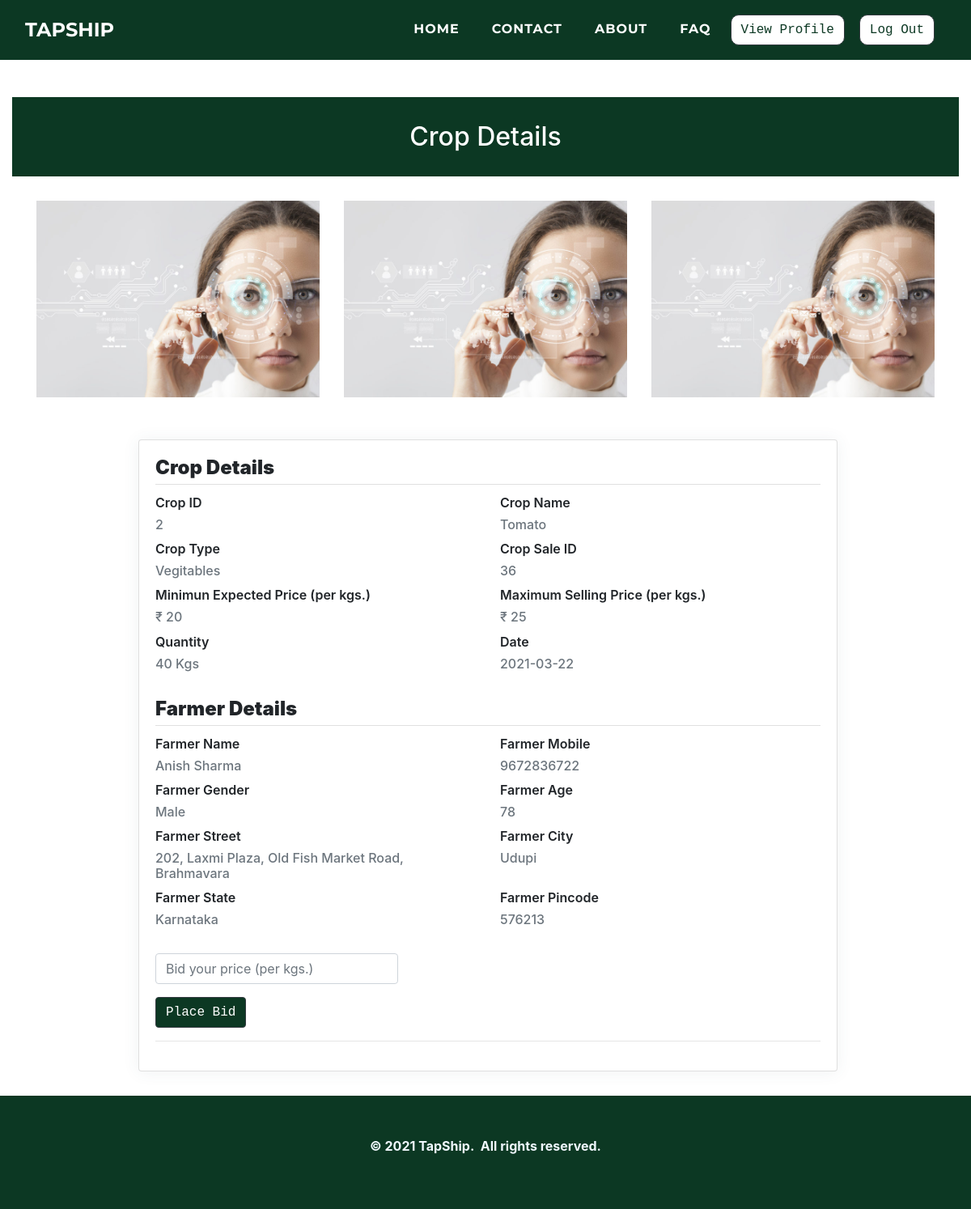
/customers/viewcrop.php?cr_id=36 (signed in), run on the app's committed database.
### tables this page shows
CREATE TABLE `cropsale` (
  `cr_id` int(11) NOT NULL,
  `cr_f_mobile` varchar(10) NOT NULL,
  `cr_cro_id` int(11) NOT NULL,
  `cr_quantity` varchar(10) NOT NULL,
  `cr_img1` varchar(500) NOT NULL,
  `cr_img2` varchar(500) NOT NULL,
  `cr_img3` varchar(500) NOT NULL,
  `cr_mep` varchar(10) NOT NULL,
  `cr_date` date NOT NULL,
  `cr_status` varchar(10) NOT NULL
);

CREATE TABLE `cropdetails` (
  `cro_id` int(11) NOT NULL,
  `cro_name` varchar(50) NOT NULL,
  `cro_type` varchar(25) NOT NULL,
  `cro_msp` float NOT NULL
);

CREATE TABLE `farmer` (
  `f_id` int(11) NOT NULL,
  `f_name` varchar(50) NOT NULL,
  `f_mobile` varchar(25) NOT NULL,
  `f_gender` varchar(25) NOT NULL,
  `f_age` varchar(10) NOT NULL,
  `f_street` varchar(50) NOT NULL,
  `f_city` varchar(25) NOT NULL,
  `f_state` varchar(25) NOT NULL,
  `f_pincode` varchar(10) NOT NULL,
  `f_aadhar` varchar(25) NOT NULL,
  `f_aadharpdf` varchar(500) NOT NULL,
  `f_pan` varchar(25) NOT NULL,
  `f_panpdf` varchar(500) NOT NULL,
  `f_photo` varchar(500) NOT NULL,
  `f_password` varchar(25) NOT NULL,
  `f_approve` varchar(10) NOT NULL,
  `f_bankholder` varchar(100) NOT NULL,
  `f_bankaccount` varchar(100) NOT NULL,
  `f_bankifsc` varchar(100) NOT NULL,
  `f_bankname` varchar(200) NOT NULL,
  `f_bankbranch` varchar(100) NOT NULL,
  `f_bankpassbook` varchar(200) NOT NULL
);

### customers/viewcrop.php (the view, shortened to what this page needs)
<!DOCTYPE html>
<html>
<head>
    <link rel="stylesheet" href="../assets/bootstrap/css/bootstrap.min.css">
    <link rel="stylesheet" href="../assets/fonts/font-awesome.min.css">
    <link rel="stylesheet" href="../assets/fonts/ionicons.min.css">
    <link rel="stylesheet" href="../assets/css/Article-List.css">
    <link rel="stylesheet" href="../assets/css/Footer-Dark.css">
    <link rel="stylesheet" href="../assets/css/Highlight-Blue.css">
    <link rel="stylesheet" href="https://cdnjs.cloudflare.com/ajax/libs/animate.css/3.5.2/animate.min.css">
    <link rel="stylesheet" href="https://cdnjs.cloudflare.com/ajax/libs/aos/2.2.0/aos.css">
    <link rel="stylesheet" href="../assets/css/Login-Form-Clean.css">
    <link rel="stylesheet" href="../assets/css/table-style.css">
    <link rel="stylesheet" href="../assets/css/profile.css">
    <link href='https://maxcdn.bootstrapcdn.com/bootstrap/4.0.0/css/bootstrap.min.css' rel='stylesheet'>
    <link href='https://cdnjs.cloudflare.com/ajax/libs/MaterialDesign-Webfont/3.6.95/css/materialdesignicons.css' rel='stylesheet'>
</head>
<body oncontextmenu='return false' class='snippet-body'>
    <div class="page-content page-container" id="page-content">
        <nav class="navbar navbar-light navbar-expand-lg fixed-top text-uppercase" id="mainNav" style="background: #0c3823;">
            <div class="container-fluid">
                <a class="navbar-brand js-scroll-trigger" data-bs-hover-animate="pulse" href="../index.php" style="font-family: Montserrat, sans-serif;">TAPSHIP</a>
                <div class="collapse navbar-collapse" id="navbarResponsive">
                    <ul class="nav navbar-nav ml-auto">
                        <li class="nav-item mx-0 mx-lg-1"><a class="nav-link py-3 px-0 px-lg-3 rounded js-scroll-trigger" data-bs-hover-animate="pulse" href="../index.php" style="filter: contrast(100%) grayscale(0%) hue-rotate(0deg) invert(0%) sepia(0%);">HOME</a></li>
                        <li class="nav-item mx-0 mx-lg-1"><a class="nav-link py-3 px-0 px-lg-3 rounded js-scroll-trigger" data-bs-hover-animate="pulse" href="../contact.php">CONTACT</a></li>
                        <li class="nav-item mx-0 mx-lg-1"><a class="nav-link py-3 px-0 px-lg-3 rounded js-scroll-trigger" data-bs-hover-animate="pulse" href="../about.php">ABOUT</a></li>
                        <li class="nav-item mx-0 mx-lg-1"><a class="nav-link py-3 px-0 px-lg-3 rounded js-scroll-trigger" data-bs-hover-animate="pulse" href="../faq.php">FAQ</a></li>
                        <li class="nav-item mx-0 mx-lg-1"><a href="../customers/profile.php"><button class="btn btn-dark text-monospace" data-bs-hover-animate="pulse" type="button" style="margin: 10px;background: rgb(255,255,255);color: #0c3823;margin-left: 0;border-radius: 10px;">View Profile</button></a></li>
                        <li class="nav-item mx-0 mx-lg-1"><a href="../customers/logout-script.php"><button class="btn btn-dark text-monospace" data-bs-hover-animate="pulse" type="button" style="margin: 10px;background: rgb(255,255,255);color: #0c3823;margin-left: 0;border-radius: 10px;">Log Out</button></a></li>
                    </ul>
                </div>
            </div>
        </nav>
        <div class="features-boxed">
            <div class="container-fluid" style="background: #ffffff;">
                <div class="intro" style="background: #0c3823;margin-top: 120px;margin-bottom: 30px;">
                    <h2 class="text-center" data-aos="fade" style="color: rgb(255,255,255);padding: 30px;margin-bottom: 0px;">Crop Details</h2>
                </div>
            </div>
        </div>
    </div>
    <?php
    $con = mysqli_connect("localhost", "root", "", "tapship");
    $cr_id = $_GET['cr_id'];
    $query = "SELECT CD.cro_id, CD.cro_name, CD.cro_type, CD.cro_msp, CS.cr_id, CS.cr_f_mobile, CS.cr_cro_id, CS.cr_quantity, CS.cr_mep, CS.cr_date, CS.cr_status, CS.cr_img1, CS.cr_img2, CS.cr_img3, f.f_name, f.f_mobile, f.f_gender, f.f_age, f.f_street, f.f_city, f.f_state, f.f_pincode
    FROM cropdetails CD, cropsale CS, farmer f where CD.cro_id=CS.cr_cro_id AND f.f_mobile=CS.cr_f_mobile AND CS.cr_id = $cr_id
    ORDER BY CS.cr_id DESC";
    $result = mysqli_query($con, $query);
    while ($res = mysqli_fetch_assoc($result)) {
        $cro_id =  $res['cro_id'];
        $cro_name =  $res['cro_name'];
        $cro_type =  $res['cro_type'];
        $cro_msp =  $res['cro_msp'];
        $cr_id = $res['cr_id'];
        $cr_quantity = $res['cr_quantity'];
        $cr_mep = $res['cr_mep'];
        $cr_date = $res['cr_date'];
        $cr_status = $res['cr_status'];
        $cr_img1 = $res['cr_img1'];
        $cr_img2 = $res['cr_img2'];
        $cr_img3 = $res['cr_img3'];
        $f_name = $res['f_name'];
        $f_mobile =  $res['f_mobile'];
        $f_gender = $res['f_gender'];
        $f_age = $res['f_age'];
        $f_street = $res['f_street'];
        $f_city = $res['f_city'];
        $f_state = $res['f_state'];
        $f_pincode = $res['f_pincode'];
    }
    ?>
    <div>
        <div class="container">
            <div class="row">
                <div class="col-lg-4 col-md-6 col-sm-12 col-xs-12 cust_blogteaser" data-bs-hover-animate="bounce" style="padding-bottom:20px;margin-bottom:32px;"><a href="#"><img class="img-fluid" style="width:100%;" src="../farmers/<?php echo  $cr_img1; ?>"></a>
                </div>
                <div class="col-lg-4 col-md-6 col-sm-12 col-xs-12 cust_blogteaser" style="padding-bottom:20px;margin-bottom:32px;"><a href="#"><img class="img-fluid" data-bs-hover-animate="bounce" style="width:100%;" src="../farmers/<?php echo  $cr_img2; ?>"></a>
                </div>
                <div class=" col-lg-4 col-md-12 col-sm-12 col-xs-12 cust_blogteaser" style="padding-bottom:20px;margin-bottom:32px;"><a href="#"><img class="img-fluid" data-bs-hover-animate="bounce" style="width:100%;" src="../farmers/<?php echo  $cr_img3; ?>"></a>
                </div>
            </div>
        </div>
        <div class="padding">
            <div class="row container d-flex justify-content-center">
                <div class="col-xl-12 col-md-12">
                    <div class="card user-card-full">
                        <div class="row m-l-0 m-r-0">
                            <div class="col-sm-12 col-md-12 col">
                                <div class="card-block">
                                    <h4 class="m-b-20 p-b-5 b-b-default f-w-600"><strong>Crop Details</strong></h4>
                                    <div class="row">
                                        <div class="col-sm-6">
                                            <p class="m-b-10 f-w-600">Crop ID</p>
                                            <h6 class="text-muted f-w-400"><?php echo "$cro_id" ?></h6>
                                        </div>
                                        <div class="col-sm-6">
                                            <p class="m-b-10 f-w-600">Crop Name</p>
                                            <h6 class="text-muted f-w-400"><?php echo "$cro_name" ?></h6>
                                        </div>
                                        <div class="col-sm-6">
                                            <p class="m-b-10 f-w-600">Crop Type</p>
                                            <h6 class="text-muted f-w-400"><?php echo "$cro_type" ?></h6>
                                        </div>
                                        <div class="col-sm-6">
                                            <p class="m-b-10 f-w-600">Crop Sale ID</p>
                                            <h6 class="text-muted f-w-400"><?php echo "$cr_id" ?></h6>
                                        </div>
                                        <div class="col-sm-6">
                                            <p class="m-b-10 f-w-600">Minimun Expected Price (per kgs.)</p>
                                            <h6 class="text-muted f-w-400"><?php echo "₹ $cr_mep" ?></h6>
                                        </div>
                                        <div class="col-sm-6">
                                            <p class="m-b-10 f-w-600">Maximum Selling Price (per kgs.)</p>
                                            <h6 class="text-muted f-w-400"><?php echo "₹ $cro_msp" ?></h6>
                                        </div>
                                        <div class="col-sm-6">
                                            <p class="m-b-10 f-w-600">Quantity</p>
                                            <h6 class="text-muted f-w-400"><?php echo "$cr_quantity Kgs" ?></h6>
                                        </div>
                                        <div class="col-sm-6">
                                            <p class="m-b-10 f-w-600">Date</p>
                                            <h6 class="text-muted f-w-400"><?php echo "$cr_date" ?></h6>
                                        </div>
                                    </div><br>
                                    <h4 class="m-b-20 p-b-5 b-b-default f-w-600"><strong>Farmer Details</strong></h4>
                                    <div class="row">
                                        <div class="col-sm-6">
                                            <p class="m-b-10 f-w-600">Farmer Name</p>
                                            <h6 class="text-muted f-w-400"><?php echo "$f_name" ?></h6>
                                        </div>
                                        <div class="col-sm-6">
                                            <p class="m-b-10 f-w-600">Farmer Mobile</p>
                                            <h6 class="text-muted f-w-400"><?php echo "$f_mobile" ?></h6>
                                        </div>
                                        <div class="col-sm-6">
                                            <p class="m-b-10 f-w-600">Farmer Gender</p>
                                            <h6 class="text-muted f-w-400"><?php echo "$f_gender" ?></h6>
                                        </div>
                                        <div class="col-sm-6">
                                            <p class="m-b-10 f-w-600">Farmer Age</p>
                                            <h6 class="text-muted f-w-400"><?php echo "$f_age" ?></h6>
                                        </div>
                                        <div class="col-sm-6">
                                            <p class="m-b-10 f-w-600">Farmer Street</p>
                                            <h6 class="text-muted f-w-400"><?php echo "$f_street" ?></h6>
                                        </div>
                                        <div class="col-sm-6">
                                            <p class="m-b-10 f-w-600">Farmer City</p>
                                            <h6 class="text-muted f-w-400"><?php echo "$f_city" ?></h6>
                                        </div>
                                        <div class="col-sm-6">
                                            <p class="m-b-10 f-w-600">Farmer State</p>
                                            <h6 class="text-muted f-w-400"><?php echo "$f_state" ?></h6>
                                        </div>
                                        <div class="col-sm-6">
                                            <p class="m-b-10 f-w-600">Farmer Pincode</p>
                                            <h6 class="text-muted f-w-400"><?php echo "$f_pincode" ?></h6>
                                        </div>
                                    </div><br>
                                    <?php
                                    if ($cr_status == 0 || 1) {
                                    ?>
                                        <form method="post" action="placebid.php?cr_id=<?php echo $cr_id; ?> " enctype="multipart/form-data">
                                            <div class="form-group"><input class="form-control" id="cropbid_bidprice" type="text" name="cropbid_bidprice" placeholder="Bid your price (per kgs.)" required="" autofocus="" style="width: 300px;"></div>
                                            <input name="submit" type="submit" class="btn btn-dark text-monospace  " style="background-color:#0c3823;" value=" Place Bid">
                                            <hr>
                                        </form>
                                    <?php
                                    }
                                    ?>
                                </div>
                            </div>
                        </div>
                    </div>
                </div>
            </div>
        </div>
    </div>
    <div class="footer-dark" style="background: rgb(12,56,35);">
        <footer>
            <div class="container-fluid">
                <p style="text-align: center;"><strong>© 2021 TapShip.&nbsp; All rights reserved.</strong><br></p>
            </div>
        </footer>
    </div>
</body>
</html>

### assets/css/Footer-Dark.css (style rules this page uses)
.footer-dark { padding: 50px 0; bottom: 0; color: #f0f9ff; background-color: #282d32; }

### assets/css/table-style.css (style rules this page uses)
body { margin:0; font-family: sans-serif; }
* { box-sizing: border-box; }

### assets/css/profile.css (style rules this page uses)
body { background-color: #f9f9fa; }
.padding { padding-left: 13%; padding-right: 10%; }
.card { border-radius: 5px; -webkit-box-shadow: 0 1px 20px 0 rgba(69, 90, 100, 0.08); box-shadow: 0 1px 20px 0 rgba(69, 90, 100, 0.08); border: none; margin-bottom: 30px; }
.m-r-0 { margin-right: 0px; }
.m-l-0 { margin-left: 0px; }
.card-block { padding: 1.25rem; }
h6 { font-size: 14px; }
.card .card-block p { line-height: 25px; }
.b-b-default { border-bottom: 1px solid #e0e0e0 }
.m-b-20 { margin-bottom: 10px; }
.p-b-5 { padding-bottom: 5px !important }
.m-b-10 { margin-bottom: 10px; }
.text-muted { color: #919aa3 !important; }
.f-w-600 { font-weight: 600; }
.p-b-5 { padding-bottom: 5px !important; }
.m-b-10 { margin-bottom: 5px; }

### data on the page
cropsale: cr_img1 (picture), cr_img2 (picture), cr_img3 (picture), cr_cro.cro_id "2", cr_cro.cro_name "Tomato", cr_cro.cro_type "Vegitables", cr_id "36", cr_mep "20", cr_cro.cro_msp "25", cr_quantity "40", cr_date "2021-03-22", farmer.f_name "Anish Sharma", farmer.f_mobile "9672836722", farmer.f_gender "Male", farmer.f_age "78", farmer.f_street "202, Laxmi Plaza, Old Fish Market Road, Brahmavara", farmer.f_city "Udupi", farmer.f_state "Karnataka", farmer.f_pincode "576213"
